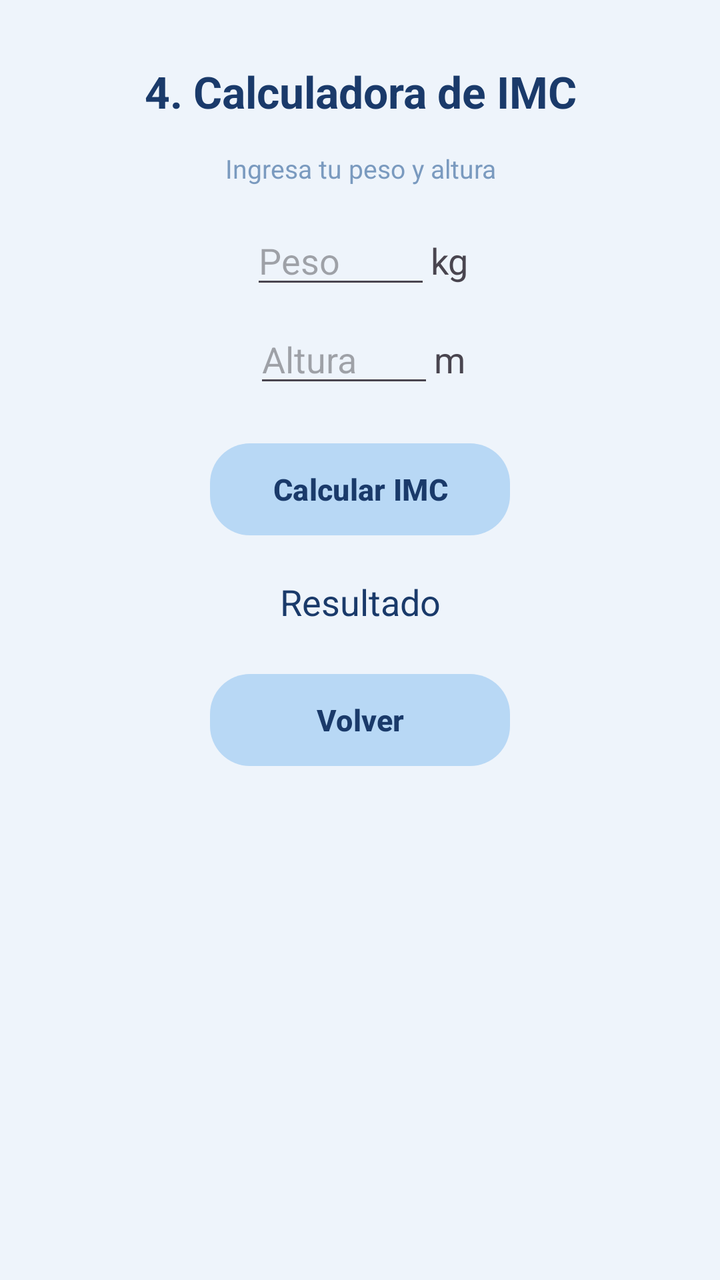
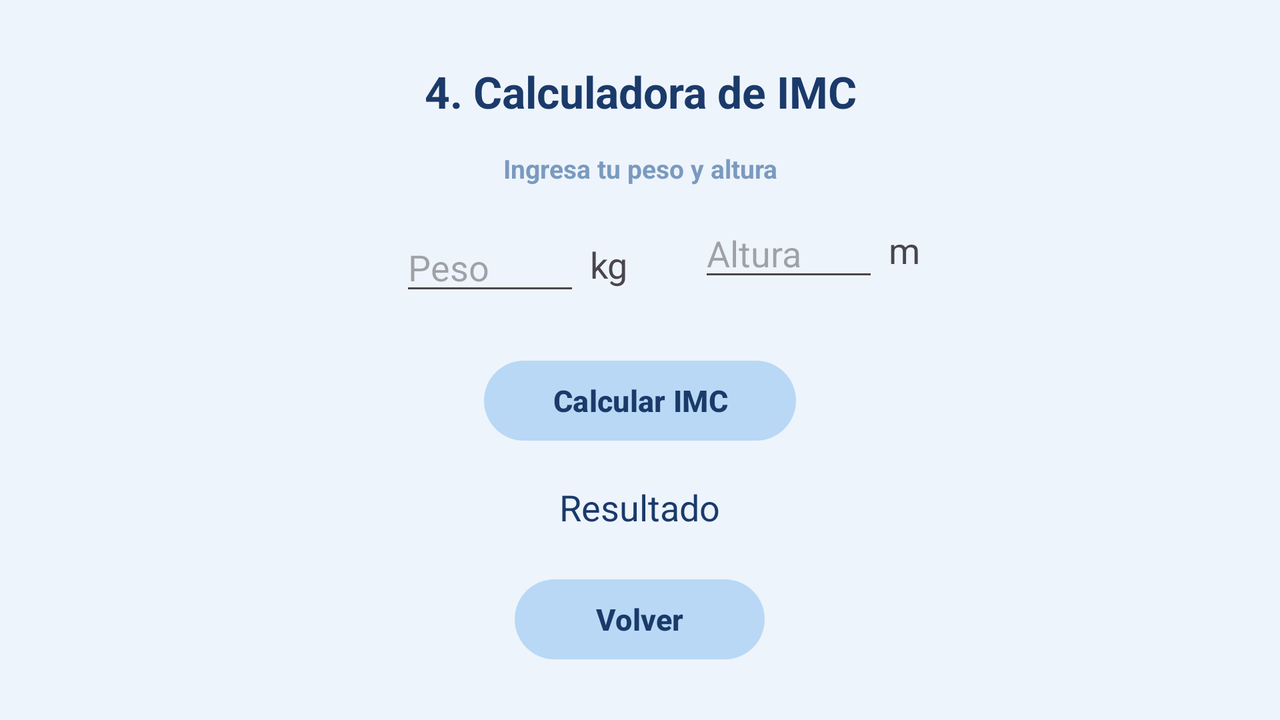

One screen, two layout resources from the same app: the default and the repository's alternative for another configuration. Each is rendered where Android would select it; the XML of both is given below.
<!-- AndroidManifest.xml: application theme Theme.App_movil_Ejercicios -->
<!-- res/layout/activity_ejercicio4.xml -->
<?xml version="1.0" encoding="utf-8"?>
<LinearLayout xmlns:android="http://schemas.android.com/apk/res/android"
    xmlns:app="http://schemas.android.com/apk/res-auto"
    xmlns:tools="http://schemas.android.com/tools"
    android:id="@+id/main"
    android:layout_width="match_parent"
    android:layout_height="match_parent"
    android:background="#EEF4FB"
    android:gravity="center_horizontal"
    android:orientation="vertical"
    android:padding="16dp"
    tools:context=".Ejercicio4">

    <TextView
        android:id="@+id/textView2"
        android:layout_width="match_parent"
        android:layout_height="wrap_content"
        android:layout_marginTop="15dp"
        android:layout_marginBottom="15dp"
        android:text="4. Calculadora de IMC"
        android:textAlignment="center"
        android:textColor="#1A3A6A"
        android:textSize="22sp"
        android:textStyle="bold" />

    <TextView
        android:layout_width="match_parent"
        android:layout_height="wrap_content"
        android:layout_marginBottom="15dp"
        android:text="Ingresa tu peso y altura"
        android:textAlignment="center"
        android:textColor="#7A9ABF"
        android:textSize="13sp" />

    <LinearLayout
        android:layout_width="wrap_content"
        android:layout_height="wrap_content"
        android:layout_marginBottom="8dp"
        android:orientation="horizontal">

        <EditText
            android:id="@+id/etPeso"
            android:layout_width="90dp"
            android:layout_height="wrap_content"
            android:hint="Peso"
            android:inputType="numberDecimal" />

        <TextView
            android:id="@+id/textView5"
            android:layout_width="wrap_content"
            android:layout_height="wrap_content"
            android:layout_weight="1"
            android:text="kg"
            android:textSize="18sp" />
    </LinearLayout>

    <LinearLayout
        android:layout_width="wrap_content"
        android:layout_height="wrap_content"
        android:layout_marginBottom="7dp"
        android:orientation="horizontal">

        <EditText
            android:id="@+id/etAltura"
            android:layout_width="90dp"
            android:layout_height="wrap_content"
            android:hint="Altura"
            android:inputType="numberDecimal" />

        <TextView
            android:id="@+id/textView6"
            android:layout_width="wrap_content"
            android:layout_height="wrap_content"
            android:layout_weight="1"
            android:text="m"
            android:textSize="18sp" />

    </LinearLayout>

    <com.google.android.material.button.MaterialButton
        android:id="@+id/btnCalcularIMC"
        android:layout_width="150dp"
        android:layout_height="54dp"
        android:layout_marginTop="12dp"
        android:layout_marginBottom="7dp"
        android:text="Calcular IMC"
        android:textColor="#1A3A6A"
        android:textSize="15sp"
        android:textStyle="bold"
        app:backgroundTint="#B8D8F5"
        app:cornerRadius="20dp"
        app:elevation="0dp" />

    <TextView
        android:id="@+id/tvResultadoIMC"
        android:layout_width="match_parent"
        android:layout_height="wrap_content"
        android:paddingTop="10dp"
        android:text="Resultado"
        android:textAlignment="center"
        android:textColor="#1A3A6A"
        android:textSize="18sp" />

    <com.google.android.material.button.MaterialButton
        android:id="@+id/btnvolver4"
        android:layout_width="150dp"
        android:layout_height="54dp"
        android:layout_marginTop="20dp"
        android:text="Volver"
        android:textColor="#1A3A6A"
        android:textSize="15sp"
        android:textStyle="bold"
        app:backgroundTint="#B8D8F5"
        app:cornerRadius="20dp"
        app:elevation="0dp" />

</LinearLayout>
<!-- resources referenced by this layout -->
<resources>
  <style name="Theme.App_movil_Ejercicios" parent="Base.Theme.App_movil_Ejercicios" />
  <style name="Base.Theme.App_movil_Ejercicios" parent="Theme.Material3.DayNight.NoActionBar">
          
          
          <item name="android:statusBarColor">#EEF4FB</item>
          <item name="android:windowLightStatusBar">true</item>
      </style>
</resources>
<!-- res/layout-land/activity_ejercicio4.xml (the repository's variant of the layout above) -->
<!-- drawn on the phone turned sideways -->
<?xml version="1.0" encoding="utf-8"?>
<LinearLayout xmlns:android="http://schemas.android.com/apk/res/android"
    xmlns:app="http://schemas.android.com/apk/res-auto"
    xmlns:tools="http://schemas.android.com/tools"
    android:id="@+id/main"
    android:layout_width="match_parent"
    android:layout_height="match_parent"
    android:background="#EEF4FB"
    android:gravity="center_horizontal"
    android:orientation="vertical"
    android:padding="16dp"
    tools:context=".Ejercicio4">

    <ScrollView
        android:layout_width="match_parent"
        android:layout_height="match_parent"
        android:layout_gravity="center">

        <LinearLayout
            android:layout_width="match_parent"
            android:layout_height="wrap_content"
            android:orientation="vertical"
            >

            <TextView
                android:id="@+id/textView2"
                android:layout_width="wrap_content"
                android:layout_height="wrap_content"
                android:layout_gravity="center"
                android:layout_marginTop="15dp"
                android:layout_marginBottom="15dp"
                android:text="4. Calculadora de IMC"
                android:textAlignment="center"
                android:textColor="#1A3A6A"
                android:textSize="22sp"
                android:textStyle="bold" />

            <TextView
                android:layout_width="wrap_content"
                android:layout_height="wrap_content"
                android:layout_gravity="center"
                android:layout_marginBottom="15dp"
                android:text="Ingresa tu peso y altura"
                android:textAlignment="center"
                android:textColor="#7A9ABF"
                android:textSize="13sp"
                android:textStyle="bold" />

            <LinearLayout
                android:layout_width="260dp"
                android:layout_height="wrap_content"
                android:layout_gravity="center"
                android:layout_marginStart="10dp"
                android:layout_marginBottom="8dp"
                android:orientation="horizontal">

                <EditText
                    android:id="@+id/etPeso"
                    android:layout_width="90dp"
                    android:layout_height="wrap_content"
                    android:layout_gravity="center"
                    android:hint="Peso"
                    android:inputType="numberDecimal" />

                <TextView
                    android:id="@+id/textView5"
                    android:layout_width="wrap_content"
                    android:layout_height="wrap_content"
                    android:layout_gravity="center"
                    android:layout_marginStart="5dp"
                    android:layout_weight="1"
                    android:text="kg"
                    android:textSize="18sp" />

                <LinearLayout
                    android:layout_width="wrap_content"
                    android:layout_height="wrap_content"
                    android:layout_gravity="center"
                    android:layout_marginBottom="7dp"
                    android:orientation="horizontal">

                    <EditText
                        android:id="@+id/etAltura"
                        android:layout_width="90dp"
                        android:layout_height="wrap_content"
                        android:layout_gravity="center"
                        android:layout_marginStart="25dp"
                        android:hint="Altura"
                        android:inputType="numberDecimal" />

                    <TextView
                        android:id="@+id/textView6"
                        android:layout_width="wrap_content"
                        android:layout_height="wrap_content"
                        android:layout_gravity="center"
                        android:layout_marginStart="5dp"
                        android:layout_weight="1"
                        android:text="m"
                        android:textSize="18sp" />

                </LinearLayout>
            </LinearLayout>

            <com.google.android.material.button.MaterialButton
                android:id="@+id/btnCalcularIMC"
                android:layout_width="156dp"
                android:layout_height="wrap_content"
                android:layout_gravity="center"
                android:layout_marginTop="12dp"
                android:layout_marginBottom="7dp"
                android:text="Calcular IMC"
                android:textColor="#1A3A6A"
                android:textSize="15sp"
                android:textStyle="bold"
                app:backgroundTint="#B8D8F5"
                app:cornerRadius="20dp"
                app:elevation="0dp" />

            <TextView
                android:id="@+id/tvResultadoIMC"
                android:layout_width="wrap_content"
                android:layout_height="wrap_content"
                android:layout_gravity="center"
                android:paddingTop="10dp"
                android:text="Resultado"
                android:textAlignment="center"
                android:textColor="#1A3A6A"
                android:textSize="18sp" />

            <com.google.android.material.button.MaterialButton
                android:id="@+id/btnvolver4"
                android:layout_width="125dp"
                android:layout_height="wrap_content"
                android:layout_gravity="center"
                android:layout_marginTop="20dp"
                android:text="Volver"
                android:textColor="#1A3A6A"
                android:textSize="15sp"
                android:textStyle="bold"
                app:backgroundTint="#B8D8F5"
                app:cornerRadius="20dp"
                app:elevation="0dp" />
        </LinearLayout>
    </ScrollView>

</LinearLayout>
